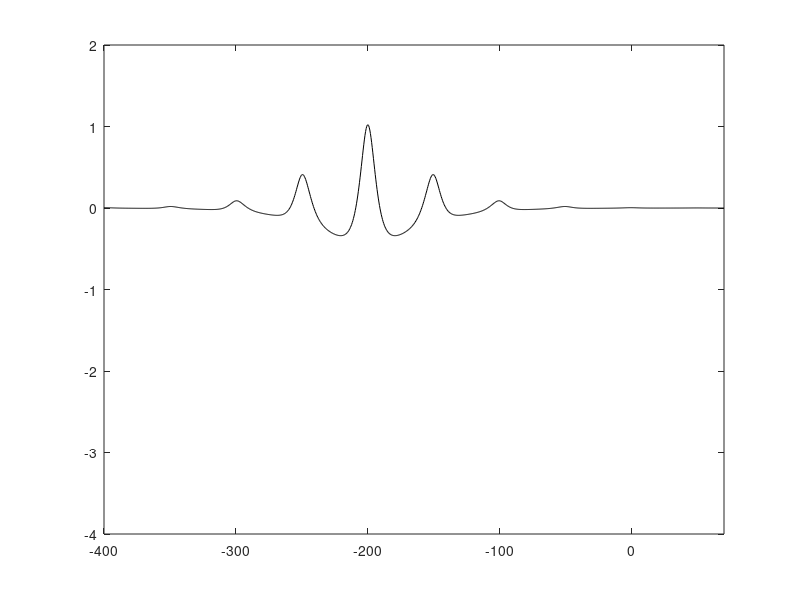

Write MATLAB code to recreate this figure.
function wavegroupBredmoseJFM2009
close all
%clear all
clc

nx=1025;
H  = 1.45;
Lx = 50;
x0 = -200; % shifted to match a wave crest for this setup
h  = 4.25;
g  = 9.81;

SFsol.L       = Lx;
SFsol.k       = 2*pi/SFsol.L;
SFsol.h       = h;
SFsol.g       = g;
SFsol.uEorS   = 0;
SFsol.nsteps  = 8;
SFsol.maxiter = 64;
SFsol.n       = 32;
SFsol.EorS    = 0;
SFsol.H       = H;

[c,ubar,R,Q,cofA,cofB] = ExactSFSolution(SFsol.n,SFsol.H,SFsol.h,SFsol.L,SFsol.g,...
    SFsol.uEorS,SFsol.EorS,SFsol.nsteps,SFsol.maxiter);

x = linspace(-400,70,nx);
t = 0;

[U, W, E, Ex, P, Exx] = streamfunctionsol1D(SFsol.H,c,SFsol.k,SFsol.h,ubar,t,x,cofA,cofB);

modulation = sech(SFsol.k*(x'-x0)/4);
E=modulation.*E; P=modulation.*P;
plot(x,E,'k')


%
% Open a file for the initial condition to OceanWave3D
%
fid = fopen('OceanWave3D.init','w'); 
% 
% Write the initital condition to the file.  
%
fprintf(fid,'%s\n','% Initial condition for the Bredmose packet'); % Write header
fprintf(fid,'%f %f %d %d %f \n',[470,0,nx,1,0]);
for j=1:nx
    fprintf(fid, '%e %e \n',[E(j,1),P(j,1)]);
end


axis([-400 70 -4 2])
set(gcf,'position',[560         632        1010         294])
return

function [c,ubar,R,Q,A,B] = ExactSFSolution(nn,H,hh,LL,gg,uEorSS,EorSS,nsteps,maxiter)
%
% REFERENCE: Fourier method by Fenton & Rienecker (1982)
%
% Implemented by Allan P. Engsig-Karup, apek@imm.dtu.dk.
global n g k h Hi EorS uEorS
n = nn;
g = gg;
L = LL;
h = hh;
uEorS = uEorSS;
EorS  = EorSS;

% initialize some constants
k     = 2*pi/L;
T0    = 2*pi/sqrt(g*k*tanh(k*h));

% The first step in height and the solution from linear theory
Hi    = H/nsteps;
c     = L/T0;
ubar  = L/T0;
R     = g/(2*k)*tanh(k*h);
Q     = 0;
eta   = Hi/2*cos((1:n+1)*L/(2*n));
B     = zeros(1,n);
B(1)  = g*Hi/2*T0/L;

% The first solution step
inits = [ c;ubar;R;Q;eta(:);B(:)];
options = optimset('Display','iter','MaxIter',maxiter,'TolFun',1e-16,'Display','off');
f1    = fsolve(@solver,inits,options);
f2    = f1;%fsolve(@solver,f1,options);  % necessary??
for is = 2 : nsteps
    Hi = is*H/nsteps;
    inits = 2*f2-f1;
    f = fsolve(@solver,inits,options);
    f1 = f2;
    f2 = f;
end
% extract data
c    = f2(1);
ubar = f2(2);
R    = f2(3);
Q    = f2(4);
eta  = f2(5:5+n)';
B    = f2(5+n+1:5+2*n);
for i = 1 : n
    A(i) = 2/n*(1/2*(eta(1)+eta(n+1)*cos(k*i*L/2)));
    for j = 2 : n
        A(i) = A(i) + 2/n*eta(j)*cos((j-1)*k*i*L/(2*n));
    end
end

function f = solver(param)
global n g k h Hi EorS uEorS
c    = param(1);
ubar = param(2);
R    = param(3);
Q    = param(4);
eta  = param(5:5+n)';
B    = param(5+n+1:5+2*n);

% Compute estimates
i   = 1:n+1;
j   = 1:n;
psi = -ubar*eta + (((B'./(j*k))./cosh(j*k*h)))*(sinh(j'*k*(eta+h)).*cos(j'*(i-1)*pi/n)) ;
u   = -ubar + B'./cosh(j*k*h)*(cosh(j'*k*(eta+h)).*cos(j'*(i-1)*pi/n));
w   = B'./cosh(j*k*h)*(sinh(j'*k*(eta+h)).*sin(j'*(i-1)*pi/n));

% Setup equations
eq1 = eta(1) - eta(n+1) - Hi;
eq2 = eta(1) + eta(n+1) + 2*sum(eta(2:n));
if EorS==0
    eq3 = uEorS + ubar - c;
else
    if k*h<24
        eq3 = (uEorS + ubar - c)*h-Q;
    else
        eq3 = (uEorS + ubar - c)*h;
    end
end
bc1 = psi - Q;
bc2 = g*eta + 1/2*(u.^2+w.^2)-R;

% Return values
f = [ eq1(:) ; eq2(:) ; eq3(:); bc1(:); bc2(:) ];
return

function [U, W, E, Ex, P, Exx] = streamfunctionsol1D(H,c,k,h,ubar,t,X,cofA,cofB)
% Compute nonlinear stream function SURFACE solution in 1D
% SURFACE SOLUTION is given at z = eta.
%
% TO TEST SCRIPT: 
%   Make sure that derivatives of P matches U and W.
%
% By Allan P. Engsig-Karup, 02-02-2005.

if length(h)==1
    h = h*ones(size(X));
end

x = X(:)-c*t;

% Surface elevation
j   = 1 : length(cofA);
E   = cos(k*x*j)*cofA(:);
Ex  = -k*sin(k*x*j)*(cofA(:).*j');
Exx = -k^2*cos(k*x*j)*(cofA(:).*(j.^2)');

% Velocity components
% z  = E(:)*0-h(:); % check bottom
z  = E(:); % check bottom
U  = (c - ubar)   + ( cosh( k*(z(:)+h(:))*j )./cosh(k*h(:)*j ) .* cos(k*x*j) )*cofB(:);
W  = ( sinh( k*(z(:)+h(:))*j )./cosh(k*h(:)*j ) .* sin(k*x*j) )*cofB(:);

% Velocity Potential function
P  = (c - ubar)*x + ( cosh( k*(z(:)+h(:))*j )./cosh(k*h(:)*j ) .* sin(k*x*j) )*(cofB(:)./(j(:)*k));
% Px = U
return

